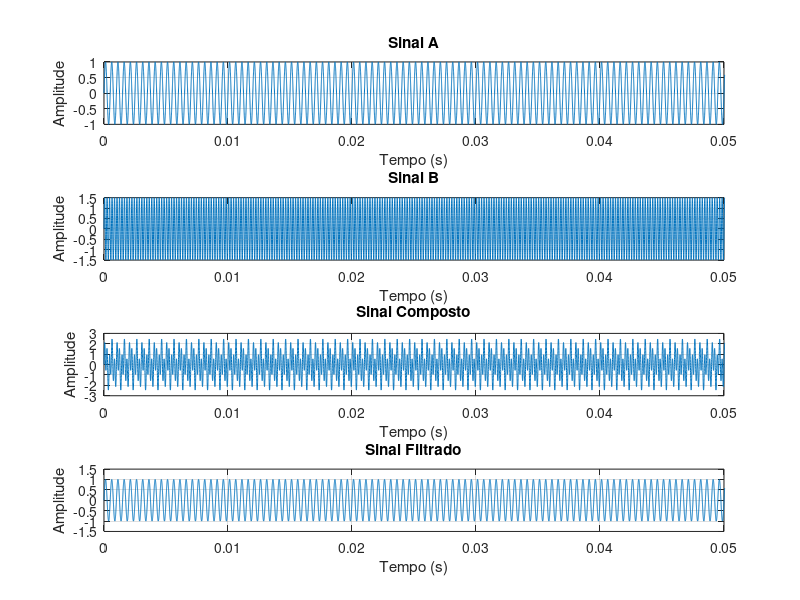
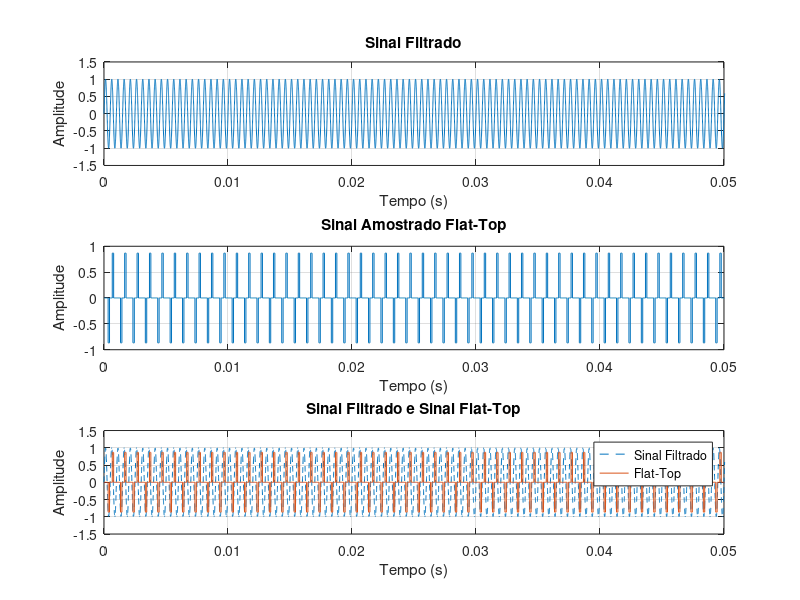
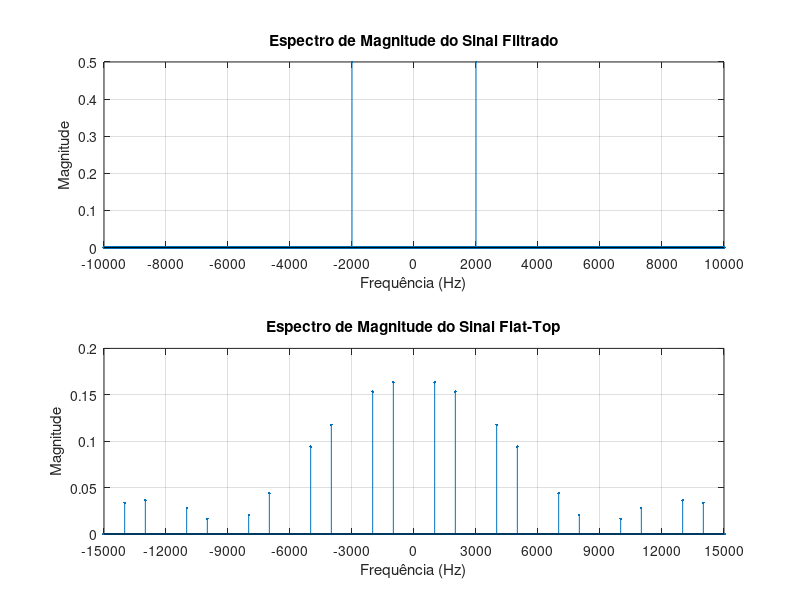
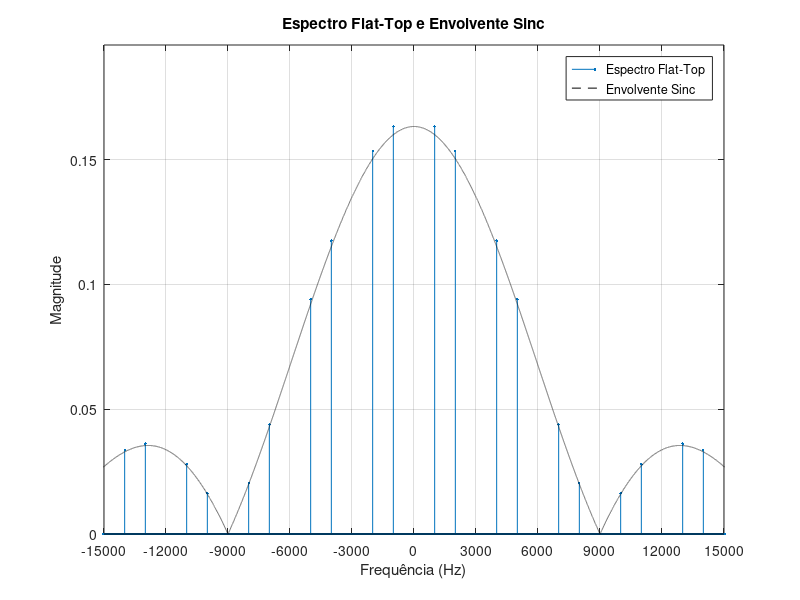

Write the MATLAB code that produced these figures, in order.
clear;
clc;
close all;

pkg load signal;

f1 = 2e3;        % Frequencia da senoide a ser amostrada
f2 = 5e3;        % Frequencia da segunda senoide
A1 = 1.0;        % Amplitude da senoide a ser amostrada
A2 = 1.5;        % Amplitude da segunda senoide

fs = 3e3;        % Frequencia de amostragem
Ts = 1/fs;       % Periodo de amostragem
fNyquist = fs/2; % Frequencia de Nyquist
fAnalog = 360e3; % Frequencia da grade computacional
Ta = 1/fAnalog;  % Periodo da grade computacional
tempoTotal = 1;  % Tempo total de simulacao
t = 0:Ta:tempoTotal-Ta; % Grade computacional
nPAnalog = length(t);   % Total de pontos da grade
fCorte = 3e3;    % Frequencia de corte do filtro passa baixas

sinalA = A1*sin(2*pi*f1*t);
sinalB = A2*sin(2*pi*f2*t);
sinalComposto = sinalA + sinalB;

filtroIdeal = zeros(1, nPAnalog);

for i = 1:nPAnalog
    fAtual = (i-1) * (fAnalog / nPAnalog);

    if fAtual <= fCorte || fAtual >= (fAnalog - fCorte)
        filtroIdeal(i) = 1;
    else
        filtroIdeal(i) = 0;
    end
end

sinalCompostoFFT = fft(sinalComposto);
sinalFiltradoFFT = sinalCompostoFFT .* filtroIdeal;
sinalFiltrado = real(ifft(sinalFiltradoFFT));

% Figura 1: Sinais no Tempo
figure;

subplot(4,1,1);
plot(t,sinalA);
grid on;
xlabel('Tempo (s)');
ylabel('Amplitude');
title('Sinal A');
xlim([0 0.05]);

subplot(4,1,2);
plot(t,sinalB);
grid on;
xlabel('Tempo (s)');
ylabel('Amplitude');
title('Sinal B');
xlim([0 0.05]);

subplot(4,1,3);
plot(t,sinalComposto);
grid on;
xlabel('Tempo (s)');
ylabel('Amplitude');
title('Sinal Composto');
xlim([0 0.05]);

subplot(4,1,4);
plot(t,sinalFiltrado);
grid on;
xlabel('Tempo (s)');
ylabel('Amplitude');
title('Sinal Filtrado');
xlim([0 0.05]);

saveas(gcf, sprintf('FlatTop_fs_%gHz_01_Sinais_No_Tempo.png', fs));

kPasso = round(Ts/Ta);

d = Ts/3; % Tempo de abertura do pulso
numPontosPulso = round(d/Ta);
dReal = numPontosPulso * Ta;

amostras = sinalFiltrado(1:kPasso:end); % Obtendo as amostras do sinal filtrado
pulsoFlatTop = [ones(1, numPontosPulso), zeros(1, kPasso - numPontosPulso)]; % Pulso retangular Flat-Top

sinalAmostradoFlatTop = kron(amostras, pulsoFlatTop); % Construindo o sinal Flat-Top
sinalAmostradoFlatTop = sinalAmostradoFlatTop(1:nPAnalog);

% Figura 2: Processo de amostragem no tempo (3 subplots)
figure;

subplot(3,1,1);
plot(t,sinalFiltrado);
grid on;
xlabel('Tempo (s)');
ylabel('Amplitude');
title('Sinal Filtrado');
xlim([0 0.05]);

subplot(3,1,2);
stairs(t,sinalAmostradoFlatTop);
grid on;
xlabel('Tempo (s)');
ylabel('Amplitude');
title('Sinal Amostrado Flat-Top');
xlim([0 0.05]);

subplot(3,1,3);
plot(t,sinalFiltrado,'--');
hold on;
stairs(t,sinalAmostradoFlatTop);
grid on;
xlabel('Tempo (s)');
ylabel('Amplitude');
title('Sinal Filtrado e Sinal Flat-Top');
legend('Sinal Filtrado','Flat-Top');
xlim([0 0.05]);
hold off;

saveas(gcf, sprintf('FlatTop_fs_%gHz_02_Processo_De_Amostragem.png', fs));

f = (-nPAnalog/2 : nPAnalog/2 - 1) * (fAnalog / nPAnalog); % Grade computacional da frequencia

sinalFiltradoFFT_plot = fftshift(fft(sinalFiltrado)) / nPAnalog;
sinalAmostradoFlatTopFFT_plot = fftshift(fft(sinalAmostradoFlatTop)) / nPAnalog;

% Figura 3: Espectros de Magnitude
figure;

subplot(2,1,1);
stem(f, abs(sinalFiltradoFFT_plot), '.');
grid on;
xlabel('Frequência (Hz)');
ylabel('Magnitude');
title('Espectro de Magnitude do Sinal Filtrado');
xlim([-10000 10000]);
xticks(-10000:2000:10000);
xtickangle(45);

subplot(2,1,2);
stem(f, abs(sinalAmostradoFlatTopFFT_plot), '.');
grid on;
xlabel('Frequência (Hz)');
ylabel('Magnitude');
title('Espectro de Magnitude do Sinal Flat-Top');
xlim([-15000 15000]);
xticks(-15000:3000:15000);

saveas(gcf, sprintf('FlatTop_fs_%gHz_03_Espectros_De_Magnitude.png', fs));

espectroMag = abs(sinalAmostradoFlatTopFFT_plot);

fSinc = f;
fSinc(fSinc == 0) = 1e-10;

envolventeSinc = abs(sin(pi * fSinc * dReal) ./ (pi * fSinc * dReal)); % Envolvente Sinc
amplitudeMaxima = max(espectroMag);
envolventeSinc = envolventeSinc * amplitudeMaxima;

% Figura 4: Espectro Flat-Top e Envolvente Sinc
figure;

stem(f, espectroMag, '.');
hold on;
plot(f, envolventeSinc, 'k--');
grid on;
xlabel('Frequência (Hz)');
ylabel('Magnitude');
title('Espectro Flat-Top e Envolvente Sinc');
xlim([-15000 15000]);
xticks(-15000:3000:15000);
ylim([0 amplitudeMaxima * 1.2]);
legend('Espectro Flat-Top', 'Envolvente Sinc', 'Location', 'northeast');
hold off;

saveas(gcf, sprintf('FlatTop_fs_%gHz_04_Envolvente_Sinc.png', fs));

fCorteReconstrucao = fs/2;
filtroReconstrucao = zeros(1, nPAnalog);

for i = 1:nPAnalog
    fAtual = (i-1) * (fAnalog / nPAnalog);

    if fAtual <= fCorteReconstrucao || fAtual >= (fAnalog - fCorteReconstrucao)
        filtroReconstrucao(i) = 1;
    else
        filtroReconstrucao(i) = 0;
    end
end

fatorCompensacao = Ts / dReal;

sinalAmostradoFlatTopFFT = fft(sinalAmostradoFlatTop);
sinalReconstruidoFFT = sinalAmostradoFlatTopFFT .* filtroReconstrucao * fatorCompensacao;
sinalReconstruido = real(ifft(sinalReconstruidoFFT));

filtroReconstrucaoPlot = fftshift(filtroReconstrucao);
sinalReconstruidoFFT_plot = fftshift(sinalReconstruidoFFT) / nPAnalog;

% Figura 5: Reconstrução e Comparação (3 subplots)
figure;

subplot(3,1,1);
stem(f, abs(sinalAmostradoFlatTopFFT_plot), '.');
grid on;
xlabel('Frequência (Hz)');
ylabel('Magnitude');
title('Espectro do Sinal Flat-Top');
xlim([-5*fs 5*fs]);
xticks(-5*fs:fs:5*fs);

subplot(3,1,2);
plot(f, filtroReconstrucaoPlot);
grid on;
xlabel('Frequência (Hz)');
ylabel('Ganho');
title('Filtro Ideal de Reconstrução');
xlim([-5*fs 5*fs]);
xticks(-5*fs:fs:5*fs);
ylim([-0.2 1.2]);

subplot(3,1,3);
plot(t, sinalFiltrado);
hold on;
plot(t, sinalReconstruido, '--');
grid on;
xlabel('Tempo (s)');
ylabel('Amplitude');
title('Sinal Filtrado vs Sinal Reconstruído');
legend('Sinal Filtrado', 'Sinal Reconstruído');
xlim([0 0.05]);
hold off;

saveas(gcf, sprintf('FlatTop_fs_%gHz_05_Reconstrucao_E_Comparacao.png', fs));

% Figura 6: Comparação final detalhada no tempo
figure;

plot(t, sinalFiltrado);
hold on;
plot(t, sinalReconstruido, '--');
grid on;
xlabel('Tempo (s)');
ylabel('Amplitude');
title('Comparação entre Sinal Original e Reconstruído');
legend('Sinal Filtrado', 'Sinal Reconstruído');
xlim([0 0.05]);
hold off;

saveas(gcf, sprintf('FlatTop_fs_%gHz_06_Comparacao_Final.png', fs));
